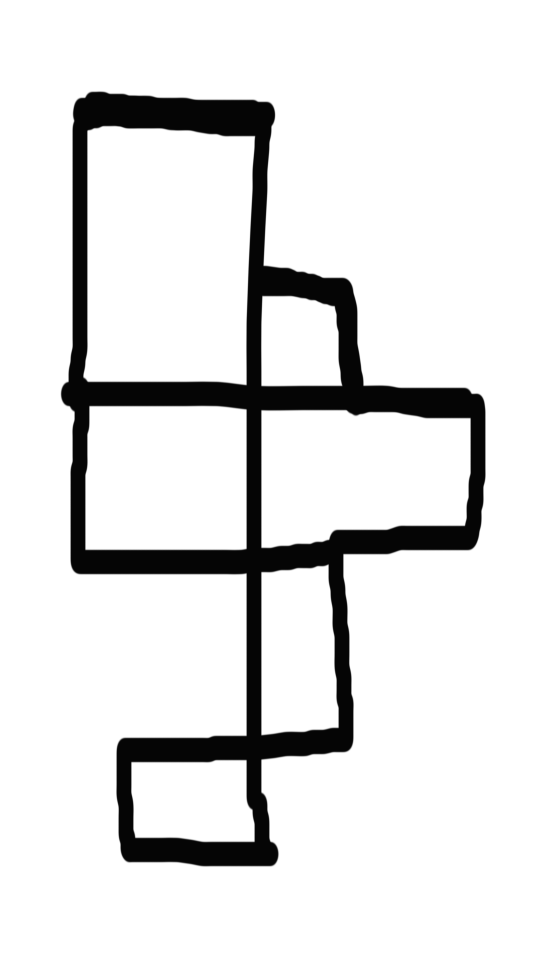
#> input picture Images/Input/B.png, 1080 x 1920 px (shown at 1/2 size)
$ python app2.py
#> lines starting #> are read from the running program, lines starting #| are printed output that depends on the picture
#> further down, Image is the input picture: shape (1920, 1080, 3); min 5, max 255, mean 225.3
### Functions/ToSkeleton/app.py
import random
from skimage.morphology import skeletonize
from skimage.util import invert
import cv2
import numpy as np
from PIL import ImageDraw,Image
ogWidth=0
ogHeight=0
def ToSkeleton(image):
    global ogWidth,ogHeight
    # image=cv2.cvtColor(image,cv2.COLOR_BGR2RGB)
    # print(image)
    # print('----')
    height=image.shape[0]
#> height = 1920
    width=image.shape[1]
#> width = 1080
    ogWidth=width
#> ogWidth = 1080
    ogHeight=height
#> ogHeight = 1920
    Ratio=height/64
#> Ratio = 30
    image=cv2.resize(image,(int(width/Ratio),int(height/Ratio)))
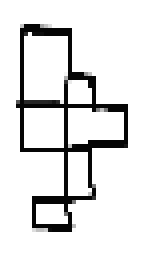
#> image: shape (64, 36, 3) (shown 4 times larger); min 5, max 255, mean 225.6


    # cv2.imwrite('imageSharp.jpg',image)
    image=invert(image)
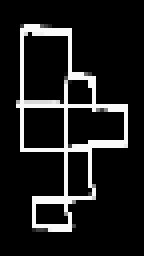
#> image: shape (64, 36, 3) (shown 4 times larger); min 0, max 250, mean 29.4
    skeleton = skeletonize(image)
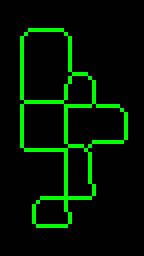
#> skeleton: shape (64, 36, 3) bool (shown 4 times larger); mean of channels 0, 1, 2 0, 0.0799, 0; drawn as B, G, R
    skeleton=np.array(skeleton)
#> (the run stopped early here; a loop or call above may not have finished)

$ run again, with Images/Input/A.png copied over Images/Input/B.png
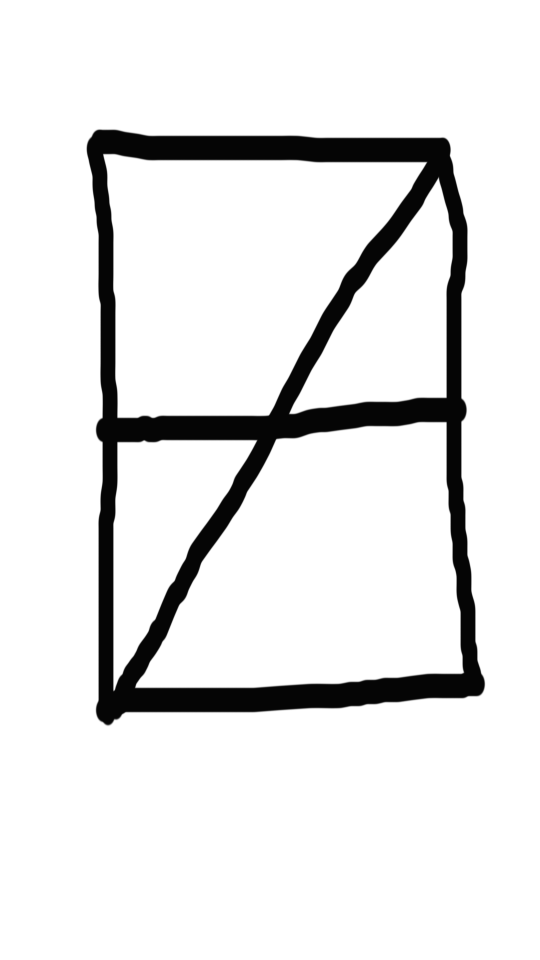
#> input picture Images/Input/A.png, 1080 x 1920 px (shown at 1/2 size)
#> Image is the input picture: shape (1920, 1080, 3); min 5, max 255, mean 229.6
#> in ToSkeleton, `image=invert(image)`:
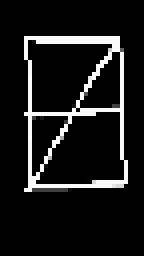
#> image: shape (64, 36, 3) (shown 4 times larger); min 0, max 250, mean 24.5
#> in ToSkeleton, `skeleton = skeletonize(image)`:
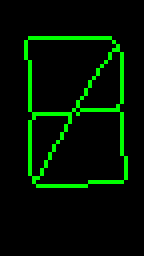
#> skeleton: shape (64, 36, 3) bool (shown 4 times larger); mean of channels 0, 1, 2 0, 0.0716, 0; drawn as B, G, R

$ run again, with Images/Input/C.png copied over Images/Input/B.png
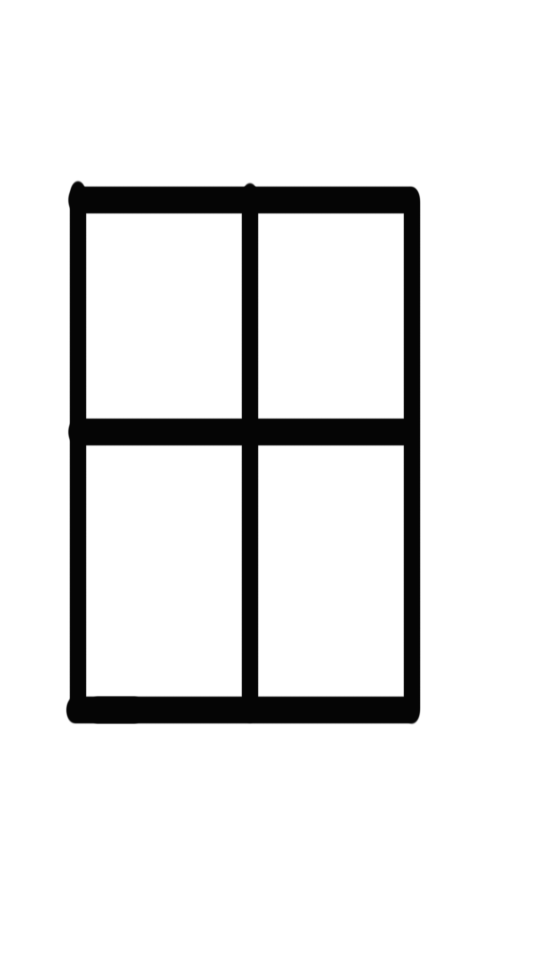
#> input picture Images/Input/C.png, 1080 x 1920 px (shown at 1/2 size)
#> Image is the input picture: shape (1920, 1080, 3); min 5, max 255, mean 230.5
#> in ToSkeleton, `image=invert(image)`:
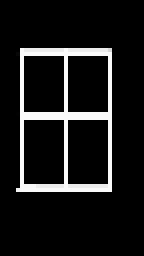
#> image: shape (64, 36, 3) (shown 4 times larger); min 0, max 250, mean 24.6
#> in ToSkeleton, `skeleton = skeletonize(image)`:
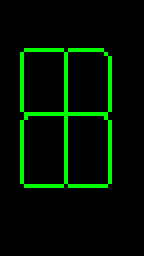
#> skeleton: shape (64, 36, 3) bool (shown 4 times larger); mean of channels 0, 1, 2 0, 0.0677, 0; drawn as B, G, R

$ run again, with Images/Input/D.png copied over Images/Input/B.png
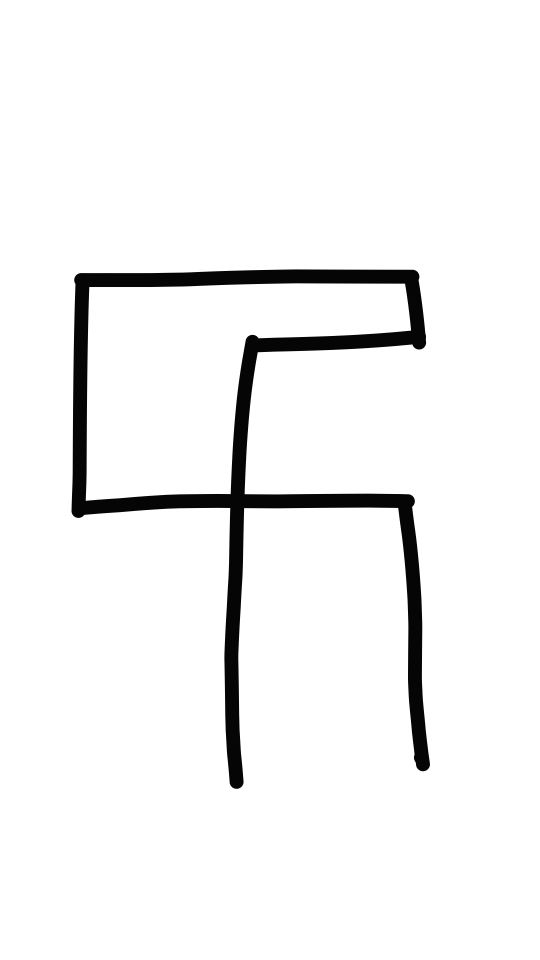
#> input picture Images/Input/D.png, 1080 x 1920 px (shown at 1/2 size)
#> Image is the input picture: shape (1920, 1080, 3); min 5, max 255, mean 242.8
#> in ToSkeleton, `image=invert(image)`:
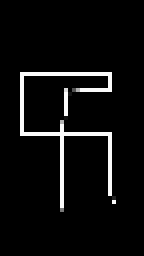
#> image: shape (64, 36, 3) (shown 4 times larger); min 0, max 250, mean 12.6
#> in ToSkeleton, `skeleton = skeletonize(image)`:
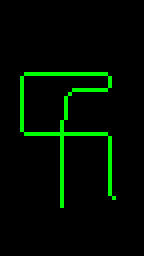
#> skeleton: shape (64, 36, 3) bool (shown 4 times larger); mean of channels 0, 1, 2 0, 0.0486, 0; drawn as B, G, R
